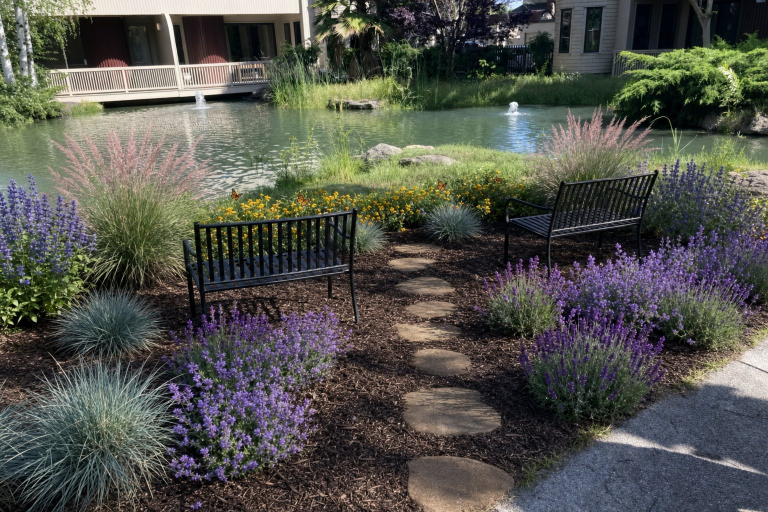
#> input picture data/hero.jpg, 1536 x 1024 px (shown at 1/2 size); its folder holds only this picture in this run
$ python -i lawn.py   (imports and definitions only)
#> lines starting #> are read from the running program, lines starting #| are printed output that depends on the picture; after the words box and inside, x2 and y2 are one past the last pixel; in counts of white or black regions, pixels touching at a corner belong together
#> further down, picture is the input picture: PIL image 1536x1024 RGB; mean R, G, B 83.1, 83.6, 76.4
"""Automatic lawn detection.

Two signals, combined:
  1. Color + position (free, instant): grass-colored pixels (green, plus yellow-green for
     tired lawns), cleaned with morphology, keeping large regions in the lower part of the frame
     (trees and hedges are green too, but they sit higher and are darker/more textured).
  2. Vision model hint (optional, ~1 cent): the AI outlines where it sees lawn. This rescues
     brown/dry lawns that color alone misses, and removes green shrubs color alone wrongly includes.

The result is an editable mask: 255 = lawn to replace, 0 = keep.
"""
import base64, io, json
import cv2
import numpy as np
from PIL import Image, ImageDraw

WORK = 768      # detection runs at this width for speed


def _np(img: Image.Image) -> np.ndarray:
    return np.array(img.convert("RGB"))


def color_mask(photo: Image.Image) -> np.ndarray:
    """uint8 mask (0/255) of likely lawn at WORK width."""
    small = photo.convert("RGB").copy()
    small.thumbnail((WORK, WORK))
    rgb = _np(small)
    hsv = cv2.cvtColor(rgb, cv2.COLOR_RGB2HSV)          # H 0-179, S 0-255, V 0-255
#> hsv: shape (512, 768, 3); mean H, S, V 64.6, 70.1, 91.9
    h, s, v = hsv[..., 0].astype(int), hsv[..., 1].astype(int), hsv[..., 2].astype(int)
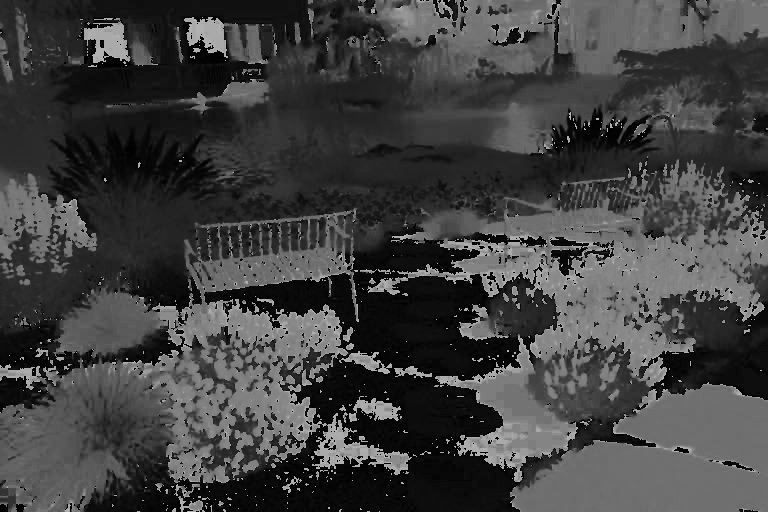
#> h: shape (512, 768) int64; min 0, max 179, mean 64.6
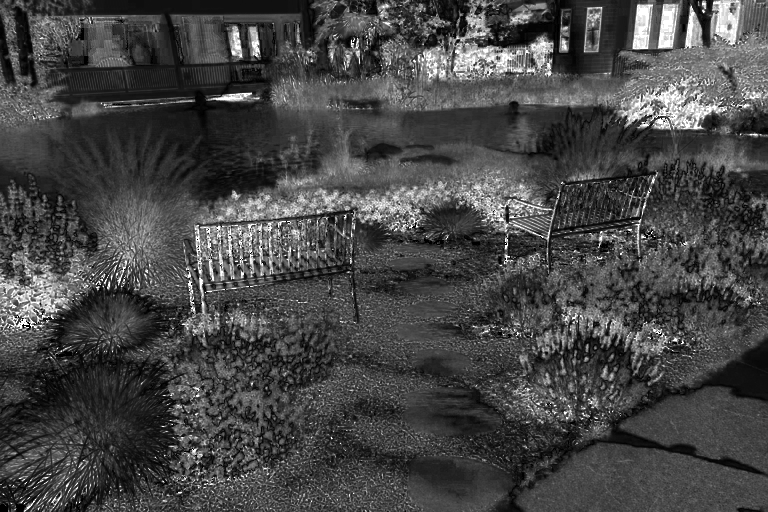
#> s: shape (512, 768) int64; min 0, max 255, mean 70.1
    green = (h >= 28) & (h <= 85) & (s >= 45) & (v >= 45)
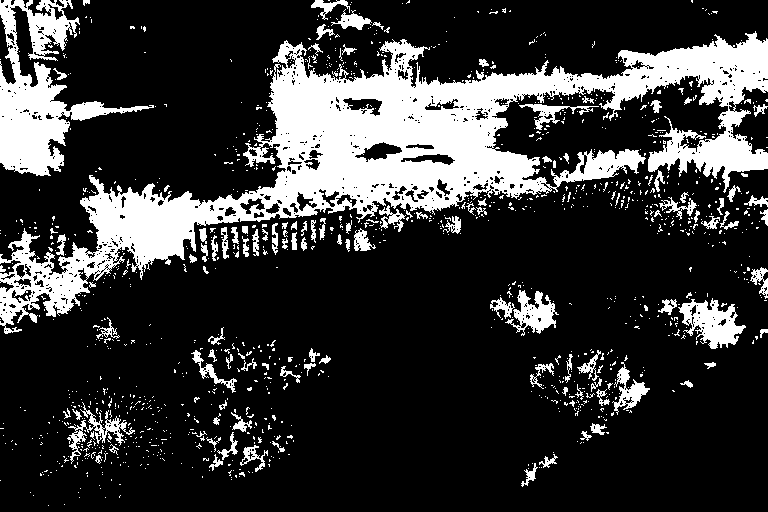
#> green: shape (512, 768) bool; 21.3% white; 1194 white regions (1078 under 20 px), largest, box (x1, y1, x2, y2) and area: (0, 31, 768, 334) 57043, (0, 0, 154, 176) 8965, (678, 298, 746, 349) 1781
    yellow_green = (h >= 20) & (h < 28) & (s >= 60) & (v >= 90)   # stressed lawn
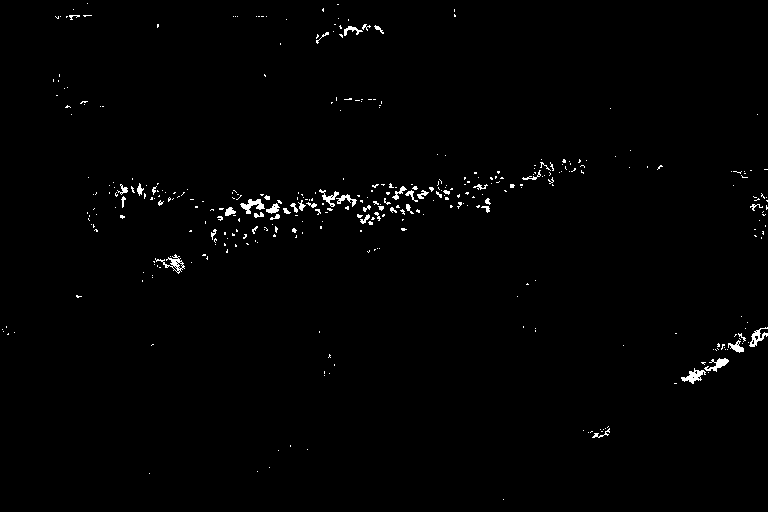
#> yellow_green: shape (512, 768) bool; 0.99% white in thin lines or dots
    m = ((green | yellow_green) * 255).astype(np.uint8)
#> m: shape (512, 768); 22.3% white; 1200 white regions (1099 under 20 px), largest, box (x1, y1, x2, y2) and area: (0, 31, 768, 335) 60227, (0, 0, 154, 176) 9034, (678, 298, 746, 353) 1933

    # Lawn is fine-textured; hedges/trees have strong light-dark texture. Penalize high local variance.
    gray = cv2.cvtColor(rgb, cv2.COLOR_RGB2GRAY).astype(np.float32)
    mean = cv2.blur(gray, (9, 9))
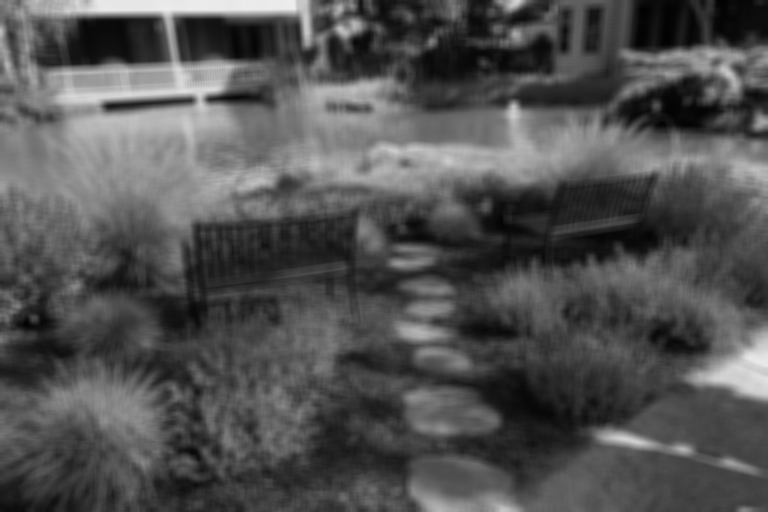
#> mean: shape (512, 768) float32; min 2.6, max 237.6, mean 82.7
    var = cv2.blur(gray * gray, (9, 9)) - mean * mean
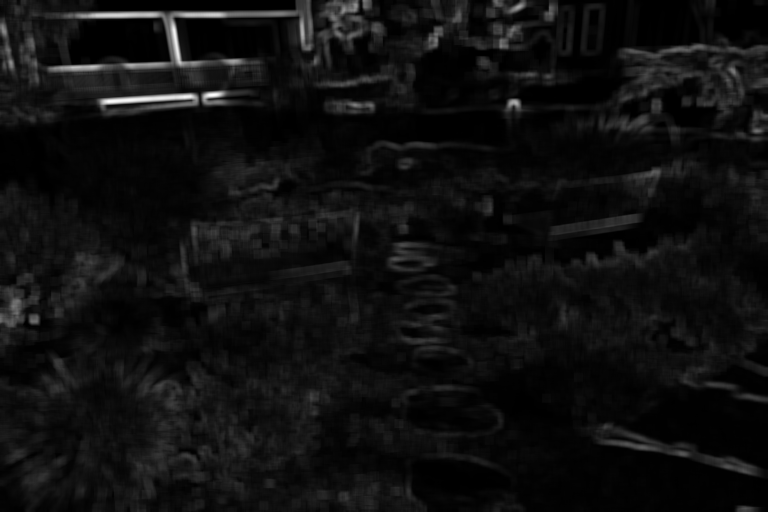
#> var: shape (512, 768) float32; min 0.148, max 11565.5, mean 727.5; drawn with min black and max white
    m[var > 900] = 0
    m[v < 55] = 0                                         # deep shade under shrubs
#> m: shape (512, 768); 14.4% white; 1194 white regions (1092 under 20 px), largest, box (x1, y1, x2, y2) and area: (80, 40, 646, 272) 33711, (0, 77, 100, 176) 4436, (647, 131, 768, 193) 2964

    k = max(3, small.width // 120)
#> k = 6
    m = cv2.morphologyEx(m, cv2.MORPH_CLOSE, np.ones((k * 2, k * 2), np.uint8))
#> m: shape (512, 768); 25.6% white; 98 white regions (69 under 20 px), largest, box (x1, y1, x2, y2) and area: (81, 40, 768, 279) 63567, (0, 0, 101, 177) 9061, (48, 377, 153, 469) 4720
    m = cv2.morphologyEx(m, cv2.MORPH_OPEN, np.ones((k, k), np.uint8))
#> m: shape (512, 768); 24.7% white; 30 white regions, largest, box (x1, y1, x2, y2) and area: (84, 41, 768, 274) 60004, (0, 74, 102, 178) 6634, (50, 390, 147, 469) 4623
    m = _keep_lawn_regions(m)
    return refine(rgb, m, var)


def refine(rgb: np.ndarray, rough: np.ndarray, var: np.ndarray, iters: int = 4) -> np.ndarray:
    """GrabCut: learn lawn vs not-lawn colors from confident pixels, then relabel the uncertain
    band. Confident lawn = rough mask eroded, low texture, lower half. Confident not-lawn =
    far from the rough mask, or highly textured (foliage), or the top of the frame."""
    if rough.sum() == 0:
        return rough
    H, W = rough.shape
    k = max(5, W // 60)
    gc = np.full((H, W), cv2.GC_PR_BGD, np.uint8)
    gc[rough > 0] = cv2.GC_PR_FGD
    sure_fg = cv2.erode(rough, np.ones((k * 2, k * 2), np.uint8)) > 0
    sure_fg &= (var < 400)
    sure_fg[: int(H * 0.45)] = False
    far = cv2.dilate(rough, np.ones((k * 3, k * 3), np.uint8)) == 0
    gc[far] = cv2.GC_BGD
    gc[: int(H * 0.12)] = cv2.GC_BGD
    # Foliage cues: shrubs/hedges are more textured and darker than lawn, and stand above it.
    rows = np.arange(H)[:, None] / H
    v = cv2.cvtColor(rgb, cv2.COLOR_RGB2HSV)[..., 2].astype(np.float32)
    v_lawn = np.median(v[sure_fg]) if sure_fg.any() else np.median(v[rough > 0])
    foliage = ((var > 1100) & (rows < 0.75)) | ((v < 0.62 * v_lawn) & (var > 350) & (rows < 0.8))
    foliage = cv2.morphologyEx(foliage.astype(np.uint8) * 255, cv2.MORPH_OPEN, np.ones((5, 5), np.uint8)) > 0
    gc[(var > 2500) & ~sure_fg] = cv2.GC_PR_BGD
    gc[foliage & ~sure_fg] = cv2.GC_BGD
    gc[sure_fg] = cv2.GC_FGD
    if not (gc == cv2.GC_FGD).any() or not (gc == cv2.GC_BGD).any():
        return rough
    bgd, fgd = np.zeros((1, 65), np.float64), np.zeros((1, 65), np.float64)
    try:
        cv2.grabCut(cv2.cvtColor(rgb, cv2.COLOR_RGB2BGR), gc, None, bgd, fgd, iters, cv2.GC_INIT_WITH_MASK)
    except cv2.error:
        return rough
    out = np.where((gc == cv2.GC_FGD) | (gc == cv2.GC_PR_FGD), 255, 0).astype(np.uint8)
    out = cv2.morphologyEx(out, cv2.MORPH_OPEN, np.ones((k, k), np.uint8))
    return _keep_lawn_regions(out)


def _keep_lawn_regions(m: np.ndarray) -> np.ndarray:
    H, W = m.shape
#> H = 512; W = 768
    n, lab, stats, cent = cv2.connectedComponentsWithStats(m, 8)
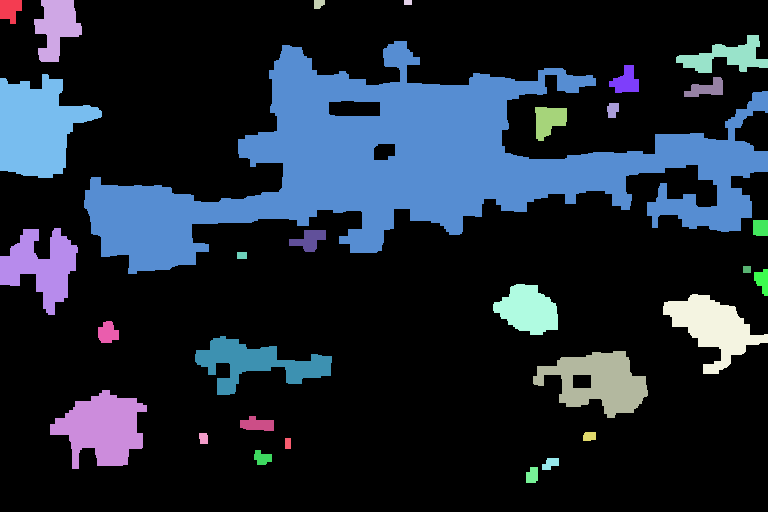
#> lab: shape (512, 768) int32; 31 distinct labels, from 0 to 30; one colour per label, 0 black
#> n = 31; stats = 31 rows, first 6: [0, 0, 768, 512, 296207], [0, 0, 22, 24, 400], [34, 0, 48, 62, 1827], [314, 0, 11, 9, 84], [404, 0, 8, 5, 40], [676, 35, 92, 38, 1592]; cent = 31 pairs, first value 9.69 to 761.9, second value 2 to 475
    out = np.zeros_like(m)
    for i in range(1, n):
        area = stats[i, cv2.CC_STAT_AREA]
        cy = cent[i][1] / H
        bottom = (stats[i, cv2.CC_STAT_TOP] + stats[i, cv2.CC_STAT_HEIGHT]) / H
        if area < 0.015 * H * W:          # too small
            continue
        if cy < 0.35 or bottom < 0.5:     # floating high in the frame = trees/hedges
            continue
        out[lab == i] = 255
#> this loop made 30 passes
#> (area, cy, bottom) on passes 1 to 12: (400, 0.018, 0.0469), (1827, 0.052, 0.121), (84, 0.00684, 0.0176), (40, 0.00391, 0.00977), (1592, 0.11, 0.143), (60004, 0.321, 0.535), (521, 0.158, 0.182), (6634, 0.248, 0.348), (449, 0.173, 0.189), (150, 0.214, 0.23), (760, 0.235, 0.275), (237, 0.444, 0.461)
#> out: shape (512, 768); every value is 0
    return fill_holes(out)


def fill_holes(m: np.ndarray, max_hole_frac: float = 0.01) -> np.ndarray:
    """Fill small holes (sprinkler heads, leaves, shadows) but keep big ones (paths, beds)."""
#> called with max_hole_frac = 0.01
    inv = cv2.bitwise_not(m)
#> inv: shape (512, 768); every value is 255
    n, lab, stats, _ = cv2.connectedComponentsWithStats(inv, 4)
#> lab: shape (512, 768) int32; every value is 1
#> n = 2; stats = [[-1, 2147483647, 0, 0, 0], [0, 0, 768, 512, 393216]]
    H, W = m.shape
#> H = 512; W = 768
    out = m.copy()
    for i in range(1, n):
        x, y, w, h, a = stats[i]
        touches_edge = x == 0 or y == 0 or x + w == W or y + h == H
        if not touches_edge and a < max_hole_frac * H * W:
            out[lab == i] = 255
#> this loop made 1 pass
    return out


# ───────────────────────── AI hint ───────────────────────────────────────────
HINT_SCHEMA = {
    "type": "object", "additionalProperties": False, "required": ["lawns"],
    "properties": {"lawns": {"type": "array", "items": {
        "type": "object", "additionalProperties": False, "required": ["points"],
        "properties": {"points": {"type": "array", "items": {
            "type": "object", "additionalProperties": False, "required": ["x", "y"],
            "properties": {"x": {"type": "number"}, "y": {"type": "number"}}}}}}}},
}


# [27 lines left out: function ai_hint, not called in this run]


# ───────────────────────── combine ───────────────────────────────────────────
def detect_lawn(photo: Image.Image, use_ai: bool = False) -> tuple[Image.Image, str]:
    """Returns (mask at photo size, L mode 255 = lawn, short description of method)."""
    cm = color_mask(photo)
    method = "color analysis"
    if use_ai:
        try:
            hint = ai_hint(photo)
        except Exception:
            hint = None
        if hint is not None:
            k = max(5, hint.shape[1] // 25)
            near_hint = cv2.dilate(hint, np.ones((k, k), np.uint8))
            both = cv2.bitwise_and(cm, near_hint)
            # Dry/brown lawn: color found little inside the AI's outline → trust the outline.
            if both.sum() < 0.35 * hint.sum():
                cm, method = hint, "AI outline (lawn looks dry/brown)"
            else:
                cm, method = fill_holes(both), "color analysis + AI outline"
    smooth = cv2.GaussianBlur(cm, (0, 0), 2)
    cm = (smooth > 127).astype(np.uint8) * 255
    return Image.fromarray(cm).resize(photo.size, Image.NEAREST), method


# [13 lines left out: functions apply_polygon, to_edit_mask, not called in this run]


def coverage(lawn: Image.Image) -> float:
    a = np.array(lawn.convert("L"))
    return float((a > 127).mean())

>>> from PIL import Image
>>> picture = Image.open('../data/hero.jpg')
>>> result = detect_lawn(picture)
